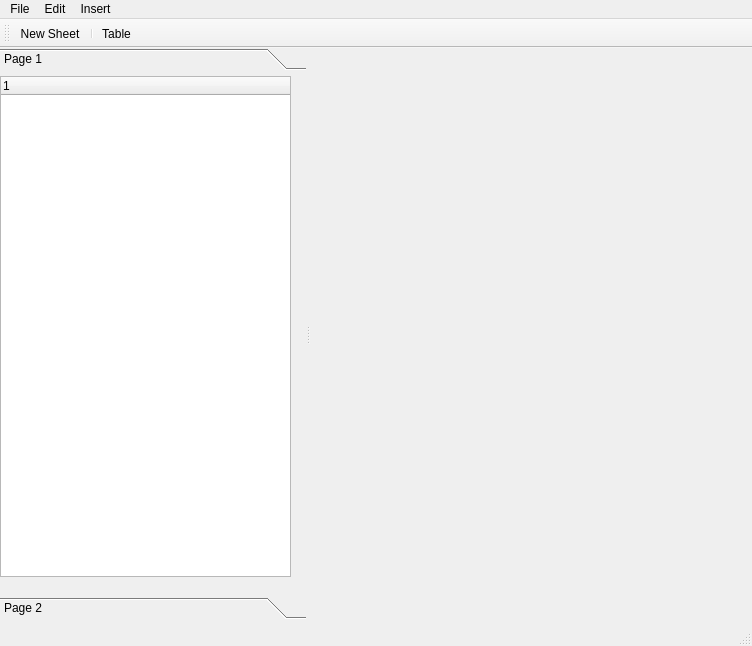
<?xml version="1.0" encoding="UTF-8"?>
<ui version="4.0">
 <class>MainWindow</class>
 <widget class="QMainWindow" name="MainWindow">
  <property name="geometry">
   <rect>
    <x>0</x>
    <y>0</y>
    <width>752</width>
    <height>646</height>
   </rect>
  </property>
  <property name="windowTitle">
   <string>MainWindow</string>
  </property>
  <widget class="QWidget" name="centralWidget">
   <widget class="QSplitter" name="splitter">
    <property name="geometry">
     <rect>
      <x>0</x>
      <y>0</y>
      <width>761</width>
      <height>571</height>
     </rect>
    </property>
    <property name="orientation">
     <enum>Qt::Horizontal</enum>
    </property>
    <widget class="QToolBox" name="toolbox">
     <property name="sizePolicy">
      <sizepolicy hsizetype="MinimumExpanding" vsizetype="Maximum">
       <horstretch>0</horstretch>
       <verstretch>0</verstretch>
      </sizepolicy>
     </property>
     <property name="currentIndex">
      <number>0</number>
     </property>
     <widget class="QWidget" name="page">
      <property name="geometry">
       <rect>
        <x>0</x>
        <y>0</y>
        <width>96</width>
        <height>505</height>
       </rect>
      </property>
      <attribute name="label">
       <string>Page 1</string>
      </attribute>
      <widget class="QTreeWidget" name="documentTree">
       <property name="geometry">
        <rect>
         <x>0</x>
         <y>0</y>
         <width>291</width>
         <height>501</height>
        </rect>
       </property>
       <column>
        <property name="text">
         <string notr="true">1</string>
        </property>
       </column>
      </widget>
     </widget>
     <widget class="QWidget" name="page_2">
      <property name="geometry">
       <rect>
        <x>0</x>
        <y>0</y>
        <width>96</width>
        <height>505</height>
       </rect>
      </property>
      <attribute name="label">
       <string>Page 2</string>
      </attribute>
     </widget>
    </widget>
    <widget class="QWidget" name="stackHolder" native="true"/>
   </widget>
  </widget>
  <widget class="QMenuBar" name="menuBar">
   <property name="geometry">
    <rect>
     <x>0</x>
     <y>0</y>
     <width>752</width>
     <height>29</height>
    </rect>
   </property>
   <widget class="QMenu" name="menuFile">
    <property name="title">
     <string>File</string>
    </property>
    <addaction name="actionOpen"/>
    <addaction name="actionNew"/>
    <addaction name="separator"/>
    <addaction name="actionClose"/>
    <addaction name="actionSave"/>
    <addaction name="actionSave_As"/>
   </widget>
   <widget class="QMenu" name="menuInsert">
    <property name="title">
     <string>Insert</string>
    </property>
    <addaction name="actionNew_Sheet"/>
    <addaction name="actionAddTable"/>
   </widget>
   <widget class="QMenu" name="menuEdit">
    <property name="title">
     <string>Edit</string>
    </property>
   </widget>
   <addaction name="menuFile"/>
   <addaction name="menuEdit"/>
   <addaction name="menuInsert"/>
  </widget>
  <widget class="QToolBar" name="mainToolBar">
   <attribute name="toolBarArea">
    <enum>TopToolBarArea</enum>
   </attribute>
   <attribute name="toolBarBreak">
    <bool>false</bool>
   </attribute>
   <addaction name="actionNew_Sheet"/>
   <addaction name="separator"/>
   <addaction name="actionAddTable"/>
  </widget>
  <widget class="QStatusBar" name="statusBar"/>
  <action name="actionOpen">
   <property name="text">
    <string>Open</string>
   </property>
  </action>
  <action name="actionNew_Sheet">
   <property name="text">
    <string>New Sheet</string>
   </property>
   <property name="toolTip">
    <string>Create a new Sheet</string>
   </property>
  </action>
  <action name="actionAddTable">
   <property name="text">
    <string>Table</string>
   </property>
   <property name="toolTip">
    <string>Add a table</string>
   </property>
  </action>
  <action name="actionNew">
   <property name="text">
    <string>New</string>
   </property>
  </action>
  <action name="actionClose">
   <property name="text">
    <string>Close</string>
   </property>
  </action>
  <action name="actionSave">
   <property name="text">
    <string>Save</string>
   </property>
  </action>
  <action name="actionSave_As">
   <property name="text">
    <string>Save As</string>
   </property>
  </action>
 </widget>
 <layoutdefault spacing="6" margin="11"/>
 <resources/>
 <connections/>
 <slots>
  <slot>debugMessage(Qstring)</slot>
 </slots>
</ui>
